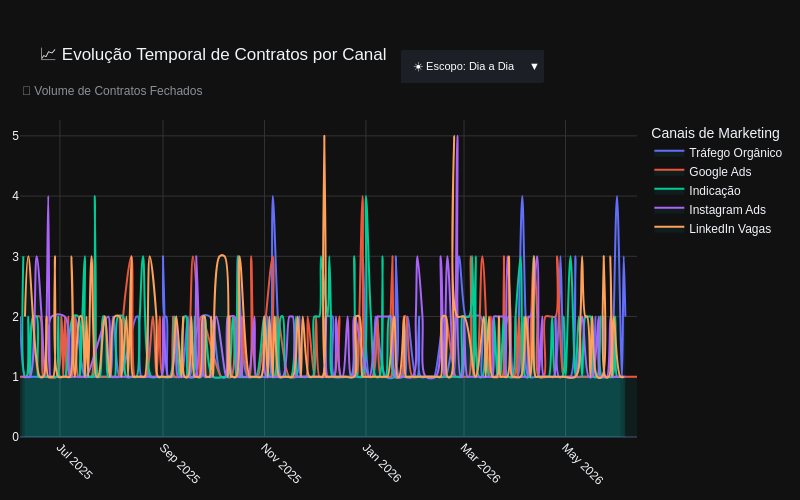

This figure's notebook cell:
### Code cell
# =========================================================================
# TASK 5.3.3: RENDERIZAÇÃO DA CURVA TEMPORAL COM FILTRO DROP_DOWN COMPACTO
# =========================================================================
import plotly.graph_objects as go
import plotly.express as px
import pandas as pd

# 1. ENGENHARIA DE DADOS: Criando as 3 visões temporais antes do gráfico
df_temporal = df_analise.copy()
df_temporal['data_venda'] = pd.to_datetime(df_temporal['data_venda'])

# Extraímos as chaves textuais de tempo
df_temporal['Visao_Dia'] = df_temporal['data_venda'].dt.strftime('%Y-%m-%d')
df_temporal['Visao_Semana'] = df_temporal['data_venda'].dt.strftime('%Y-Sem %W')
df_temporal['Visao_Mes'] = df_temporal['data_venda'].dt.strftime('%Y-%m')

# Agrupamos as 3 tabelas que os botões vão alternar
df_dia = df_temporal.groupby(['Visao_Dia', 'canal_aquisicao']).size().reset_index(name='Contratos').sort_values('Visao_Dia')
df_semana = df_temporal.groupby(['Visao_Semana', 'canal_aquisicao']).size().reset_index(name='Contratos').sort_values('Visao_Semana')
df_mes = df_temporal.groupby(['Visao_Mes', 'canal_aquisicao']).size().reset_index(name='Contratos').sort_values('Visao_Mes')

# =========================================================================
# 2. CONSTRUÇÃO DO GRÁFICO (Injetando as Linhas Suaves sem marcadores)
# =========================================================================
lista_canais = df_temporal['canal_aquisicao'].unique()
num_canais = len(lista_canais)
fig_diario = go.Figure()

# 🔹 BLOCO A: Dados DIÁRIOS (Ativos por padrão: visible=True)
for canal in lista_canais:
    df_c = df_dia[df_dia['canal_aquisicao'] == canal]
    fig_diario.add_trace(go.Scatter(
        x=df_c['Visao_Dia'], y=df_c['Contratos'], name=canal, 
        mode='lines', line_shape='spline', visible=True,
        fill='tozeroy', fillcolor='rgba(0, 242, 254, 0.05)'
    ))

# 🔹 BLOCO B: Dados SEMANAIS (Escondidos por padrão: visible=False)
for canal in lista_canais:
    df_c = df_semana[df_semana['canal_aquisicao'] == canal]
    fig_diario.add_trace(go.Scatter(
        x=df_c['Visao_Semana'], y=df_c['Contratos'], name=canal, 
        mode='lines', line_shape='spline', visible=False,
        fill='tozeroy', fillcolor='rgba(0, 242, 254, 0.05)'
    ))

# 🔹 BLOCO C: Dados MENSAL (Escondidos por padrão: visible=False)
for canal in lista_canais:
    df_c = df_mes[df_mes['canal_aquisicao'] == canal]
    fig_diario.add_trace(go.Scatter(
        x=df_c['Visao_Mes'], y=df_c['Contratos'], name=canal, 
        mode='lines', line_shape='spline', visible=False,
        fill='tozeroy', fillcolor='rgba(0, 242, 254, 0.05)'
    ))

# =========================================================================
# 3. LAPIDAÇÃO CIRÚRGICA DO LAYOUT (MÁXIMA LARGURA E FILTRO PEQUENO)
# =========================================================================
fig_diario.update_layout(
    title=dict(text='📈 Evolução Temporal de Contratos por Canal', pad=dict(b=20)),
    template='plotly_dark',
    width=800,                  # Força o gráfico a abrir o máximo possível na horizontal
    height=500,                  
    legend_title='Canais de Marketing',
    hovermode='x unified',
    font=dict(family='sans-serif', size=12),
    
    # Colamos o gráfico nas bordas (l=20) e abrimos o topo (t=120) para o menu e título deitado
    margin=dict(l=20, r=20, t=120, b=60), 
    
    xaxis=dict(tickangle=45),
    yaxis=dict(title=None),      # Remove o título vertical para liberar espaço
    
    # Título do Eixo Y deitado na horizontal acima do gráfico
    annotations=[
        dict(
            text="👤 Volume de Contratos Fechados",
            xref="paper", yref="paper",
            x=0.0, y=1.12,
            showarrow=False,
            font=dict(family="sans-serif", size=12, color="#8A9299"),
            align="left"
        )
    ],
    
    # 💡 SEU NOVO FILTRO COMPACTO (DROPDOWN)
    updatemenus=[
        dict(
            type="dropdown",         # ✨ Alterado de "buttons" para "dropdown" (Cria a caixinha retrátil)
            direction="down",        # ✨ Abre a lista para baixo ao clicar
            active=0,                # Visão Diária começa selecionada
            x=0.85, y=1.22,          # Posiciona o filtro de forma limpa no topo superior direito
            bgcolor="#1C1F26",       # Cor de fundo combinando com nosso dark mode
            font=dict(color="#FFFFFF", size=11),
            buttons=list([
                dict(label="☀️ Escopo: Dia a Dia", method="update",
                     args=[{"visible": [True]*num_canais + [False]*num_canais + [False]*num_canais},
                           {"xaxis": {"title": "Cronologia (Dia a Dia)", "tickangle": 45}}]),
                
                dict(label="📆 Escopo: Semanal", method="update",
                     args=[{"visible": [False]*num_canais + [True]*num_canais + [False]*num_canais},
                           {"xaxis": {"title": "Cronologia (Semanas do Ano)", "tickangle": 45}}]),
                
                dict(label="📅 Escopo: Mensal", method="update",
                     args=[{"visible": [False]*num_canais + [False]*num_canais + [True]*num_canais},
                           {"xaxis": {"title": "Cronologia (Meses Consolidados)", "tickangle": 45}}]),
            ]),
        )
    ]
)

# Linhas de grade limpas
fig_diario.update_xaxes(showgrid=True, gridwidth=1, gridcolor='#333')
fig_diario.update_yaxes(showgrid=True, gridwidth=1, gridcolor='#333')

# Exibir o gráfico no Notebook
fig_diario.show()

### Figure 1 — Plotly figure (JSON) as saved in the notebook; plotly's stock layout.template omitted (floating-point values rounded to 4 significant figures; data arrays with more than 128 entries replaced by an {"elided": "..."} marker saying what was removed)
{"data": [{"fill": "tozeroy", "fillcolor": "rgba(0, 242, 254, 0.05)", "line": {"shape": "spline"}, "mode": "lines", "name": "Tráfego Orgânico", "type": "scatter", "visible": true, "x": {"elided": "163 str values"}, "y": {"elided": "163 int values"}}, {"fill": "tozeroy", "fillcolor": "rgba(0, 242, 254, 0.05)", "line": {"shape": "spline"}, "mode": "lines", "name": "Google Ads", "type": "scatter", "visible": true, "x": {"elided": "166 str values"}, "y": {"elided": "166 int values"}}, {"fill": "tozeroy", "fillcolor": "rgba(0, 242, 254, 0.05)", "line": {"shape": "spline"}, "mode": "lines", "name": "Indicação", "type": "scatter", "visible": true, "x": {"elided": "188 str values"}, "y": {"elided": "188 int values"}}, {"fill": "tozeroy", "fillcolor": "rgba(0, 242, 254, 0.05)", "line": {"shape": "spline"}, "mode": "lines", "name": "Instagram Ads", "type": "scatter", "visible": true, "x": {"elided": "162 str values"}, "y": {"elided": "162 int values"}}, {"fill": "tozeroy", "fillcolor": "rgba(0, 242, 254, 0.05)", "line": {"shape": "spline"}, "mode": "lines", "name": "LinkedIn Vagas", "type": "scatter", "visible": true, "x": {"elided": "176 str values"}, "y": {"elided": "176 int values"}}, {"fill": "tozeroy", "fillcolor": "rgba(0, 242, 254, 0.05)", "line": {"shape": "spline"}, "mode": "lines", "name": "Tráfego Orgânico", "type": "scatter", "visible": false, "x": ["2025-Sem 22", "2025-Sem 23", "2025-Sem 24", "2025-Sem 25", "2025-Sem 26", "2025-Sem 27", "2025-Sem 28", "2025-Sem 29", "2025-Sem 30", "2025-Sem 31", "2025-Sem 32", "2025-Sem 33", "2025-Sem 34", "2025-Sem 35", "2025-Sem 36", "2025-Sem 37", "2025-Sem 38", "2025-Sem 39", "2025-Sem 40", "2025-Sem 41", "2025-Sem 42", "2025-Sem 43", "2025-Sem 44", "2025-Sem 45", "2025-Sem 46", "2025-Sem 47", "2025-Sem 48", "2025-Sem 49", "2025-Sem 50", "2025-Sem 51", "2025-Sem 52", "2026-Sem 00", "2026-Sem 01", "2026-Sem 02", "2026-Sem 03", "2026-Sem 04", "2026-Sem 05", "2026-Sem 06", "2026-Sem 07", "2026-Sem 08", "2026-Sem 09", "2026-Sem 10", "2026-Sem 11", "2026-Sem 12", "2026-Sem 13", "2026-Sem 14", "2026-Sem 15", "2026-Sem 16", "2026-Sem 17", "2026-Sem 18", "2026-Sem 19", "2026-Sem 20", "2026-Sem 21", "2026-Sem 22"], "y": [2, 6, 2, 3, 2, 5, 4, 1, 4, 1, 4, 6, 4, 10, 3, 3, 2, 2, 4, 5, 2, 4, 9, 4, 4, 3, 2, 7, 2, 1, 4, 2, 3, 2, 8, 4, 4, 2, 3, 5, 8, 4, 3, 2, 8, 3, 5, 2, 9, 6, 7, 7, 6, 10]}, {"fill": "tozeroy", "fillcolor": "rgba(0, 242, 254, 0.05)", "line": {"shape": "spline"}, "mode": "lines", "name": "Google Ads", "type": "scatter", "visible": false, "x": ["2025-Sem 22", "2025-Sem 23", "2025-Sem 24", "2025-Sem 25", "2025-Sem 26", "2025-Sem 27", "2025-Sem 28", "2025-Sem 29", "2025-Sem 30", "2025-Sem 31", "2025-Sem 32", "2025-Sem 33", "2025-Sem 34", "2025-Sem 35", "2025-Sem 36", "2025-Sem 37", "2025-Sem 38", "2025-Sem 40", "2025-Sem 41", "2025-Sem 42", "2025-Sem 43", "2025-Sem 44", "2025-Sem 45", "2025-Sem 46", "2025-Sem 47", "2025-Sem 48", "2025-Sem 49", "2025-Sem 50", "2025-Sem 51", "2025-Sem 52", "2026-Sem 00", "2026-Sem 01", "2026-Sem 02", "2026-Sem 03", "2026-Sem 04", "2026-Sem 05", "2026-Sem 06", "2026-Sem 07", "2026-Sem 08", "2026-Sem 09", "2026-Sem 10", "2026-Sem 11", "2026-Sem 12", "2026-Sem 13", "2026-Sem 14", "2026-Sem 15", "2026-Sem 16", "2026-Sem 17", "2026-Sem 18", "2026-Sem 19", "2026-Sem 20", "2026-Sem 21", "2026-Sem 22", "2026-Sem 23"], "y": [2, 4, 6, 2, 8, 6, 5, 5, 3, 6, 5, 4, 5, 5, 3, 4, 5, 3, 10, 5, 2, 7, 1, 1, 4, 5, 4, 5, 5, 4, 2, 4, 8, 5, 1, 3, 2, 3, 3, 7, 3, 4, 7, 7, 6, 6, 7, 2, 1, 4, 2, 2, 2, 1]}, {"fill": "tozeroy", "fillcolor": "rgba(0, 242, 254, 0.05)", "line": {"shape": "spline"}, "mode": "lines", "name": "Indicação", "type": "scatter", "visible": false, "x": ["2025-Sem 23", "2025-Sem 24", "2025-Sem 25", "2025-Sem 26", "2025-Sem 27", "2025-Sem 28", "2025-Sem 29", "2025-Sem 30", "2025-Sem 31", "2025-Sem 32", "2025-Sem 33", "2025-Sem 34", "2025-Sem 35", "2025-Sem 36", "2025-Sem 37", "2025-Sem 38", "2025-Sem 39", "2025-Sem 40", "2025-Sem 41", "2025-Sem 42", "2025-Sem 43", "2025-Sem 44", "2025-Sem 45", "2025-Sem 46", "2025-Sem 47", "2025-Sem 48", "2025-Sem 49", "2025-Sem 50", "2025-Sem 51", "2025-Sem 52", "2026-Sem 00", "2026-Sem 01", "2026-Sem 02", "2026-Sem 03", "2026-Sem 04", "2026-Sem 05", "2026-Sem 06", "2026-Sem 07", "2026-Sem 08", "2026-Sem 09", "2026-Sem 10", "2026-Sem 11", "2026-Sem 12", "2026-Sem 13", "2026-Sem 14", "2026-Sem 15", "2026-Sem 16", "2026-Sem 17", "2026-Sem 18", "2026-Sem 19", "2026-Sem 20", "2026-Sem 21", "2026-Sem 22"], "y": [10, 5, 3, 5, 5, 6, 9, 6, 5, 2, 5, 4, 2, 5, 8, 4, 1, 2, 7, 2, 3, 6, 6, 5, 4, 9, 9, 5, 6, 1, 6, 5, 7, 2, 3, 2, 2, 3, 6, 9, 4, 8, 5, 7, 7, 5, 6, 4, 6, 9, 5, 4, 3]}, {"fill": "tozeroy", "fillcolor": "rgba(0, 242, 254, 0.05)", "line": {"shape": "spline"}, "mode": "lines", "name": "Instagram Ads", "type": "scatter", "visible": false, "x": ["2025-Sem 22", "2025-Sem 23", "2025-Sem 24", "2025-Sem 25", "2025-Sem 26", "2025-Sem 27", "2025-Sem 28", "2025-Sem 30", "2025-Sem 31", "2025-Sem 32", "2025-Sem 33", "2025-Sem 34", "2025-Sem 35", "2025-Sem 36", "2025-Sem 37", "2025-Sem 38", "2025-Sem 39", "2025-Sem 40", "2025-Sem 41", "2025-Sem 42", "2025-Sem 43", "2025-Sem 44", "2025-Sem 45", "2025-Sem 46", "2025-Sem 47", "2025-Sem 48", "2025-Sem 49", "2025-Sem 50", "2025-Sem 51", "2026-Sem 00", "2026-Sem 01", "2026-Sem 02", "2026-Sem 03", "2026-Sem 04", "2026-Sem 05", "2026-Sem 06", "2026-Sem 07", "2026-Sem 08", "2026-Sem 09", "2026-Sem 11", "2026-Sem 12", "2026-Sem 13", "2026-Sem 14", "2026-Sem 15", "2026-Sem 16", "2026-Sem 17", "2026-Sem 18", "2026-Sem 19", "2026-Sem 20", "2026-Sem 21", "2026-Sem 22"], "y": [1, 3, 6, 9, 2, 5, 3, 4, 1, 2, 4, 4, 5, 5, 5, 7, 3, 5, 7, 4, 6, 4, 3, 6, 1, 3, 8, 4, 4, 1, 6, 6, 2, 6, 3, 4, 4, 10, 2, 6, 10, 2, 6, 7, 5, 5, 3, 4, 3, 6, 1]}, {"fill": "tozeroy", "fillcolor": "rgba(0, 242, 254, 0.05)", "line": {"shape": "spline"}, "mode": "lines", "name": "LinkedIn Vagas", "type": "scatter", "visible": false, "x": ["2025-Sem 23", "2025-Sem 24", "2025-Sem 25", "2025-Sem 26", "2025-Sem 27", "2025-Sem 28", "2025-Sem 29", "2025-Sem 30", "2025-Sem 31", "2025-Sem 32", "2025-Sem 33", "2025-Sem 34", "2025-Sem 35", "2025-Sem 36", "2025-Sem 37", "2025-Sem 38", "2025-Sem 39", "2025-Sem 40", "2025-Sem 41", "2025-Sem 42", "2025-Sem 43", "2025-Sem 44", "2025-Sem 45", "2025-Sem 46", "2025-Sem 47", "2025-Sem 48", "2025-Sem 49", "2025-Sem 50", "2025-Sem 51", "2025-Sem 52", "2026-Sem 00", "2026-Sem 01", "2026-Sem 02", "2026-Sem 03", "2026-Sem 04", "2026-Sem 05", "2026-Sem 06", "2026-Sem 07", "2026-Sem 08", "2026-Sem 09", "2026-Sem 10", "2026-Sem 11", "2026-Sem 12", "2026-Sem 13", "2026-Sem 14", "2026-Sem 15", "2026-Sem 16", "2026-Sem 17", "2026-Sem 18", "2026-Sem 19", "2026-Sem 20", "2026-Sem 21", "2026-Sem 22"], "y": [5, 2, 8, 4, 7, 9, 2, 5, 5, 7, 5, 4, 3, 6, 5, 7, 7, 7, 5, 3, 4, 6, 5, 4, 4, 8, 5, 3, 5, 2, 1, 2, 4, 5, 3, 1, 5, 9, 9, 1, 3, 7, 7, 3, 6, 2, 3, 2, 3, 10, 5, 8, 2]}, {"fill": "tozeroy", "fillcolor": "rgba(0, 242, 254, 0.05)", "line": {"shape": "spline"}, "mode": "lines", "name": "Tráfego Orgânico", "type": "scatter", "visible": false, "x": ["2025-06", "2025-07", "2025-08", "2025-09", "2025-10", "2025-11", "2025-12", "2026-01", "2026-02", "2026-03", "2026-04", "2026-05", "2026-06"], "y": [13, 14, 17, 20, 14, 21, 16, 18, 15, 18, 25, 27, 10]}, {"fill": "tozeroy", "fillcolor": "rgba(0, 242, 254, 0.05)", "line": {"shape": "spline"}, "mode": "lines", "name": "Google Ads", "type": "scatter", "visible": false, "x": ["2025-06", "2025-07", "2025-08", "2025-09", "2025-10", "2025-11", "2025-12", "2026-01", "2026-02", "2026-03", "2026-04", "2026-05", "2026-06"], "y": [14, 26, 21, 17, 20, 13, 23, 20, 11, 22, 26, 10, 3]}, {"fill": "tozeroy", "fillcolor": "rgba(0, 242, 254, 0.05)", "line": {"shape": "spline"}, "mode": "lines", "name": "Indicação", "type": "scatter", "visible": false, "x": ["2025-06", "2025-07", "2025-08", "2025-09", "2025-10", "2025-11", "2025-12", "2026-01", "2026-02", "2026-03", "2026-04", "2026-05", "2026-06"], "y": [20, 27, 18, 19, 13, 23, 30, 23, 11, 29, 27, 25, 3]}, {"fill": "tozeroy", "fillcolor": "rgba(0, 242, 254, 0.05)", "line": {"shape": "spline"}, "mode": "lines", "name": "Instagram Ads", "type": "scatter", "visible": false, "x": ["2025-06", "2025-07", "2025-08", "2025-09", "2025-10", "2025-11", "2025-12", "2026-01", "2026-02", "2026-03", "2026-04", "2026-05", "2026-06"], "y": [19, 12, 13, 23, 21, 17, 19, 18, 22, 21, 22, 18, 1]}, {"fill": "tozeroy", "fillcolor": "rgba(0, 242, 254, 0.05)", "line": {"shape": "spline"}, "mode": "lines", "name": "LinkedIn Vagas", "type": "scatter", "visible": false, "x": ["2025-06", "2025-07", "2025-08", "2025-09", "2025-10", "2025-11", "2025-12", "2026-01", "2026-02", "2026-03", "2026-04", "2026-05", "2026-06"], "y": [16, 24, 23, 24, 21, 21, 23, 15, 22, 22, 14, 26, 2]}], "layout": {"annotations": [{"align": "left", "font": {"color": "#8A9299", "family": "sans-serif", "size": 12}, "showarrow": false, "text": "👤 Volume de Contratos Fechados", "x": 0, "xref": "paper", "y": 1.12, "yref": "paper"}], "font": {"family": "sans-serif", "size": 12}, "height": 500, "hovermode": "x unified", "legend": {"title": {"text": "Canais de Marketing"}}, "margin": {"b": 60, "l": 20, "r": 20, "t": 120}, "title": {"pad": {"b": 20}, "text": "📈 Evolução Temporal de Contratos por Canal"}, "updatemenus": [{"active": 0, "bgcolor": "#1C1F26", "buttons": [{"args": [{"visible": [true, true, true, true, true, false, false, false, false, false, false, false, false, false, false]}, {"xaxis": {"tickangle": 45, "title": "Cronologia (Dia a Dia)"}}], "label": "☀️ Escopo: Dia a Dia", "method": "update"}, {"args": [{"visible": [false, false, false, false, false, true, true, true, true, true, false, false, false, false, false]}, {"xaxis": {"tickangle": 45, "title": "Cronologia (Semanas do Ano)"}}], "label": "📆 Escopo: Semanal", "method": "update"}, {"args": [{"visible": [false, false, false, false, false, false, false, false, false, false, true, true, true, true, true]}, {"xaxis": {"tickangle": 45, "title": "Cronologia (Meses Consolidados)"}}], "label": "📅 Escopo: Mensal", "method": "update"}], "direction": "down", "font": {"color": "#FFFFFF", "size": 11}, "type": "dropdown", "x": 0.85, "y": 1.22}], "width": 800, "xaxis": {"gridcolor": "#333", "gridwidth": 1, "showgrid": true, "tickangle": 45}, "yaxis": {"gridcolor": "#333", "gridwidth": 1, "showgrid": true, "title": {}}}}
